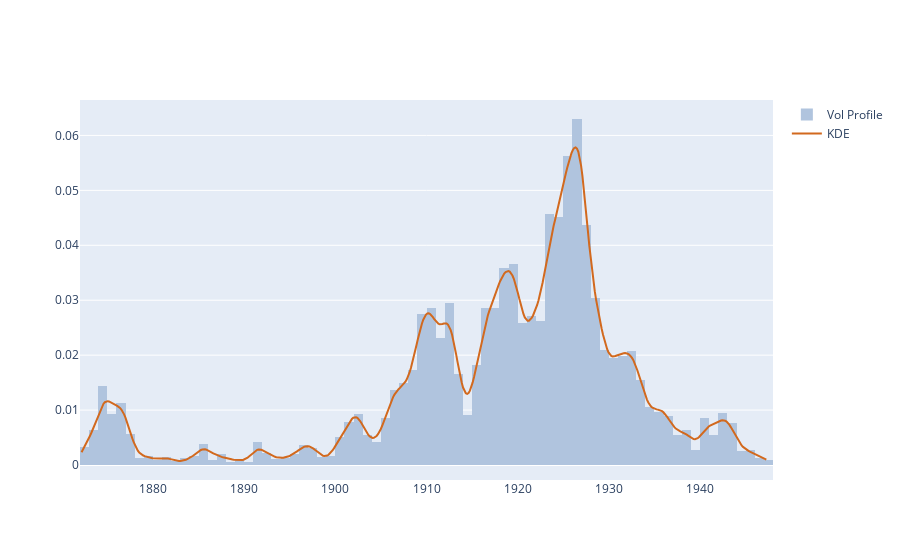

Notebook code for this chart:
### Code cell
min_prom = 1
peaks, peak_props = signal.find_peaks(kdy, prominence=min_prom)
pkx = xr[peaks]
pky = kdy[peaks]

fig = get_dist_plot(close, volume, xr, kdy)
fig.add_trace(go.Scatter(name='Peaks', x=pkx, y=pky, mode='markers', marker=pk_marker_args))

# Draw prominence lines
left_base = peak_props['left_bases']
right_base = peak_props['right_bases']
line_x = pkx
line_y0 = pky
line_y1 = pky - peak_props['prominences']

for x, y0, y1 in zip(line_x, line_y0, line_y1):
    fig.add_shape(type='line',
        xref='x', yref='y',
        x0=x, y0=y0, x1=x, y1=y1,
        line=dict(
            color='red',
            width=2,
        )
    )
fig.show()

### Figure 1 — Plotly figure (JSON) as saved in the notebook; plotly's stock layout.template omitted (floating-point values rounded to 4 significant figures; data arrays with more than 128 entries replaced by an {"elided": "..."} marker saying what was removed)
{"data": [{"histfunc": "sum", "histnorm": "probability density", "marker": {"color": "#B0C4DE"}, "name": "Vol Profile", "nbinsx": 150, "type": "histogram", "x": {"elided": "5000 float values"}, "y": {"elided": "5000 int values"}}, {"marker": {"color": "#D2691E"}, "mode": "lines", "name": "KDE", "type": "scatter", "x": {"elided": "500 float values"}, "y": {"elided": "500 float values"}}, {"marker": {"size": 10}, "mode": "markers", "name": "Peaks", "type": "scatter", "x": [], "y": []}], "layout": {}}
